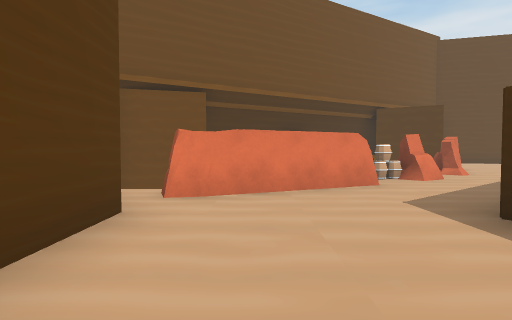
[1] (above)

14 first-person views from a walk through a scene from a Unity 3-D project. The camera is 1.3 m above the floor, tilts 2° down and sees 80° across. The floor is counted in squares, 2 m on a side. Each view is taken from the middle of a square. On the plan, view 1 faces up. The plan holds only what a view shows up to about 10 squares ahead; the rest is blank. The place goes on beyond the plan.

[2]
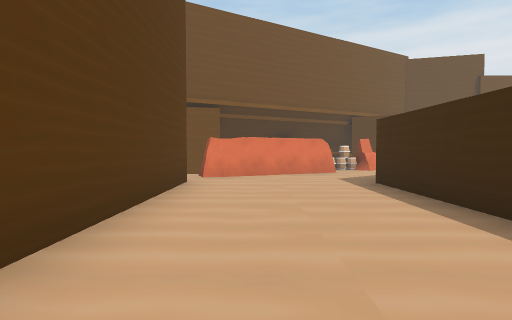

[3]
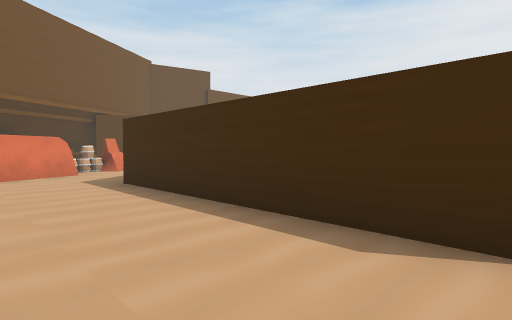

[4]
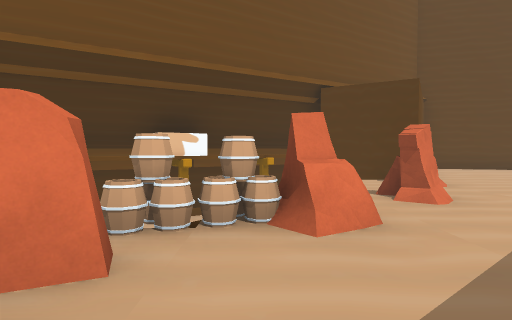

[5]
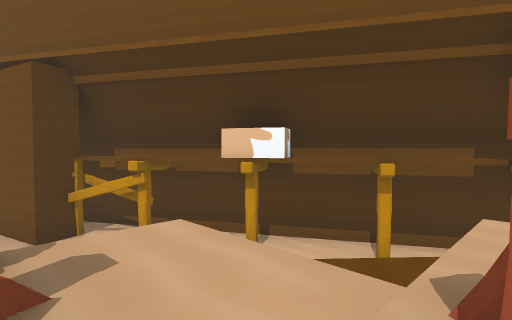

[6]
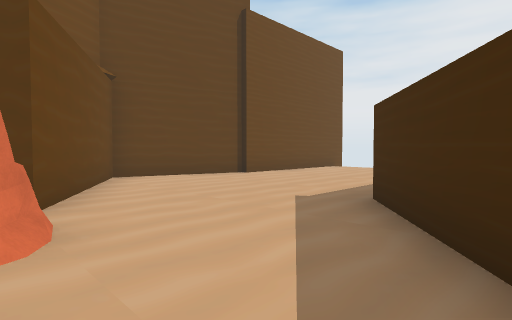

[7]
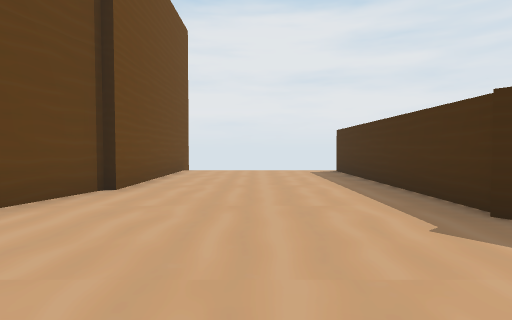

[8]
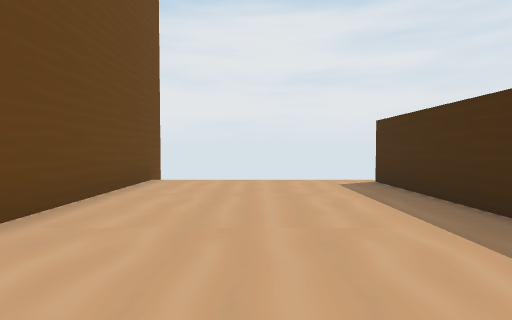

[9]
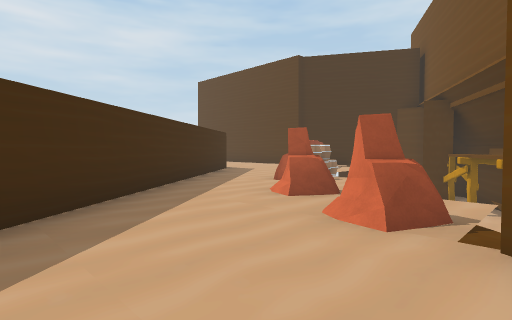

[10]
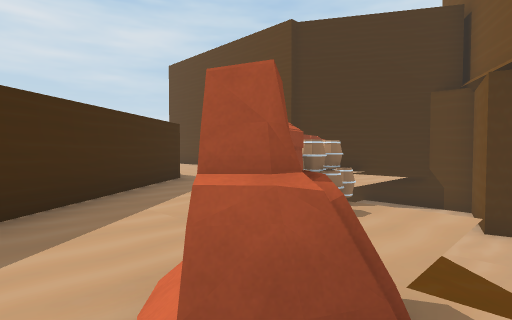

[11]
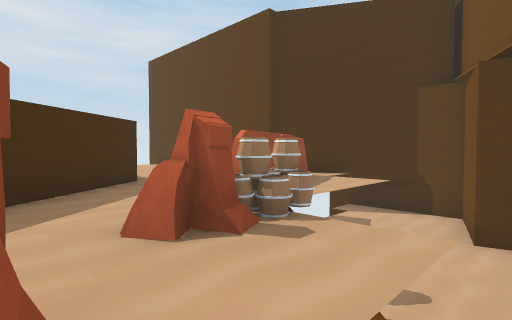

[12]
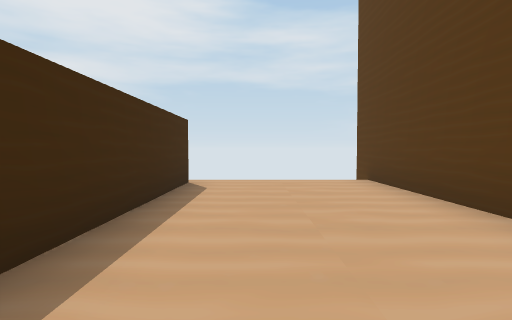

[13]
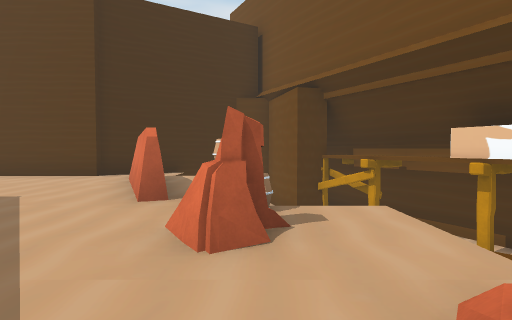

[14]
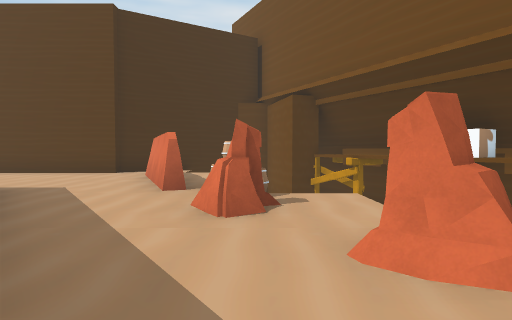

### Floor plan
Key: @ floor where view 1 was taken; # wall or solid block; x gap in a wall; . floor; = window, fence, low wall or low ledge; ^ raised ledge; v drop or lower ground; B barrel; F fence; O other object.
Columns run from 3 left of view 1 to 17 right of it. Each row starts with its distance up from view 1.
 14            #########
 13       ##  ##........x
 12    ####^  #.........
 11   ##O^F vx..........
 10  O#^vF  .#..........
  9   ^Fv  v............
  8  #vvvv==#...#######x
  7 vvv  BB#...##
  6 vv== B....##
  5 #v###...###
  4 ###....##
  3  #....##
  2  #....#
  1  #....#
  0  #.@..#
 -1  #....#
 -2  #....#
 -3  #....x
 -4  #

Where each view was taken, in squares from view 1:
view 1: 0 up, 0 right, facing up
view 2: 3 down, 0 right, facing up
view 3: 3 down, 0 right, facing up-right
view 4: 4 up, 3 right, facing up
view 5: 7 up, 5 right, facing up-left
view 6: 7 up, 6 right, facing up-right
view 7: 11 up, 7 right, facing right
view 8: 11 up, 10 right, facing right
view 9: 11 up, 9 right, facing down-left
view 10: 9 up, 6 right, facing down-left
view 11: 9 up, 5 right, facing down-left
view 12: 3 up, 1 right, facing down
view 13: 7 up, 6 right, facing left
view 14: 7 up, 7 right, facing left
